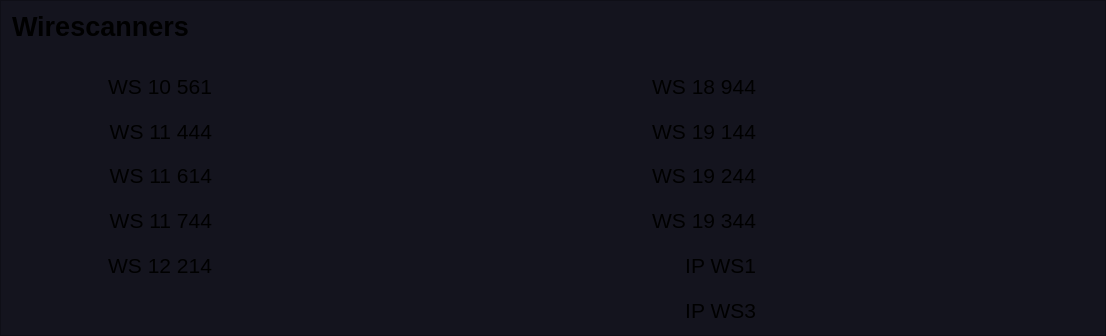
   <widget class="QFrame" name="frame_2">
    <property name="geometry">
     <rect>
      <x>440</x>
      <y>45</y>
      <width>1106</width>
      <height>336</height>
     </rect>
    </property>
    <property name="styleSheet">
     <string notr="true">background-color: rgb(20,20,30);

</string>
    </property>
    <property name="frameShape">
     <enum>QFrame::StyledPanel</enum>
    </property>
    <property name="frameShadow">
     <enum>QFrame::Raised</enum>
    </property>
    <layout class="QGridLayout" name="gridLayout_2">
     <property name="topMargin">
      <number>5</number>
     </property>
     <property name="bottomMargin">
      <number>5</number>
     </property>
     <property name="verticalSpacing">
      <number>5</number>
     </property>
     <item row="22" column="1">
      <widget class="PyDMLabel" name="PyDMLabel_65">
       <property name="font">
        <font>
         <pointsize>16</pointsize>
         <weight>50</weight>
         <bold>false</bold>
        </font>
       </property>
       <property name="toolTip">
        <string/>
       </property>
       <property name="styleSheet">
        <string notr="true">PyDMLabel {
  border-radius: 2px;
}
PyDMLabel[alarmSensitiveBorder=&quot;true&quot;][alarmSeverity=&quot;0&quot;] {
  background-color: rgb(0,0,10);
  color: rgb(0,255,0);
}</string>
       </property>
       <property name="alignment">
        <set>Qt::AlignCenter</set>
       </property>
       <property name="precision" stdset="0">
        <number>1</number>
       </property>
       <property name="showUnits" stdset="0">
        <bool>false</bool>
       </property>
       <property name="precisionFromPV" stdset="0">
        <bool>false</bool>
       </property>
       <property name="channel" stdset="0">
        <string>WIRE:LI11:744:HADSUCCESS</string>
       </property>
      </widget>
     </item>
     <item row="24" column="2">
      <widget class="QLabel" name="label_25">
       <property name="maximumSize">
        <size>
         <width>200</width>
         <height>16777215</height>
        </size>
       </property>
       <property name="font">
        <font>
         <pointsize>16</pointsize>
         <weight>50</weight>
         <bold>false</bold>
        </font>
       </property>
       <property name="text">
        <string>IP WS3</string>
       </property>
       <property name="alignment">
        <set>Qt::AlignRight|Qt::AlignTrailing|Qt::AlignVCenter</set>
       </property>
      </widget>
     </item>
     <item row="20" column="3">
      <widget class="PyDMLabel" name="PyDMLabel_71">
       <property name="font">
        <font>
         <pointsize>16</pointsize>
         <weight>50</weight>
         <bold>false</bold>
        </font>
       </property>
       <property name="toolTip">
        <string/>
       </property>
       <property name="styleSheet">
        <string notr="true">PyDMLabel {
  border-radius: 2px;
}
PyDMLabel[alarmSensitiveBorder=&quot;true&quot;][alarmSeverity=&quot;0&quot;] {
  background-color: rgb(0,0,10);
  color: rgb(0,255,0);
}</string>
       </property>
       <property name="alignment">
        <set>Qt::AlignCenter</set>
       </property>
       <property name="precision" stdset="0">
        <number>1</number>
       </property>
       <property name="showUnits" stdset="0">
        <bool>false</bool>
       </property>
       <property name="precisionFromPV" stdset="0">
        <bool>false</bool>
       </property>
       <property name="channel" stdset="0">
        <string>WIRE:LI19:144:HADSUCCESS</string>
       </property>
      </widget>
     </item>
     <item row="23" column="2">
      <widget class="QLabel" name="label_17">
       <property name="maximumSize">
        <size>
         <width>200</width>
         <height>16777215</height>
        </size>
       </property>
       <property name="font">
        <font>
         <pointsize>16</pointsize>
         <weight>50</weight>
         <bold>false</bold>
        </font>
       </property>
       <property name="text">
        <string>IP WS1</string>
       </property>
       <property name="alignment">
        <set>Qt::AlignRight|Qt::AlignTrailing|Qt::AlignVCenter</set>
       </property>
      </widget>
     </item>
     <item row="24" column="3">
      <widget class="PyDMLabel" name="PyDMLabel_77">
       <property name="font">
        <font>
         <pointsize>16</pointsize>
         <weight>50</weight>
         <bold>false</bold>
        </font>
       </property>
       <property name="toolTip">
        <string/>
       </property>
       <property name="styleSheet">
        <string notr="true">PyDMLabel {
  border-radius: 2px;
}
PyDMLabel[alarmSensitiveBorder=&quot;true&quot;][alarmSeverity=&quot;0&quot;] {
  background-color: rgb(0,0,10);
  color: rgb(0,255,0);
}</string>
       </property>
       <property name="alignment">
        <set>Qt::AlignCenter</set>
       </property>
       <property name="precision" stdset="0">
        <number>1</number>
       </property>
       <property name="showUnits" stdset="0">
        <bool>false</bool>
       </property>
       <property name="precisionFromPV" stdset="0">
        <bool>false</bool>
       </property>
       <property name="channel" stdset="0">
        <string>WIRE:LI20:3229:HADSUCCESS</string>
       </property>
      </widget>
     </item>
     <item row="22" column="3">
      <widget class="PyDMLabel" name="PyDMLabel_74">
       <property name="font">
        <font>
         <pointsize>16</pointsize>
         <weight>50</weight>
         <bold>false</bold>
        </font>
       </property>
       <property name="toolTip">
        <string/>
       </property>
       <property name="styleSheet">
        <string notr="true">PyDMLabel {
  border-radius: 2px;
}
PyDMLabel[alarmSensitiveBorder=&quot;true&quot;][alarmSeverity=&quot;0&quot;] {
  background-color: rgb(0,0,10);
  color: rgb(0,255,0);
}</string>
       </property>
       <property name="alignment">
        <set>Qt::AlignCenter</set>
       </property>
       <property name="precision" stdset="0">
        <number>1</number>
       </property>
       <property name="showUnits" stdset="0">
        <bool>false</bool>
       </property>
       <property name="precisionFromPV" stdset="0">
        <bool>false</bool>
       </property>
       <property name="channel" stdset="0">
        <string>WIRE:LI19:344:HADSUCCESS</string>
       </property>
      </widget>
     </item>
     <item row="21" column="1">
      <widget class="PyDMLabel" name="PyDMLabel_60">
       <property name="font">
        <font>
         <pointsize>16</pointsize>
         <weight>50</weight>
         <bold>false</bold>
        </font>
       </property>
       <property name="toolTip">
        <string/>
       </property>
       <property name="styleSheet">
        <string notr="true">PyDMLabel {
  border-radius: 2px;
}
PyDMLabel[alarmSensitiveBorder=&quot;true&quot;][alarmSeverity=&quot;0&quot;] {
  background-color: rgb(0,0,10);
  color: rgb(0,255,0);
}</string>
       </property>
       <property name="alignment">
        <set>Qt::AlignCenter</set>
       </property>
       <property name="precision" stdset="0">
        <number>1</number>
       </property>
       <property name="showUnits" stdset="0">
        <bool>false</bool>
       </property>
       <property name="precisionFromPV" stdset="0">
        <bool>false</bool>
       </property>
       <property name="channel" stdset="0">
        <string>WIRE:LI11:614:HADSUCCESS</string>
       </property>
      </widget>
     </item>
     <item row="19" column="1">
      <widget class="PyDMLabel" name="PyDMLabel_20">
       <property name="font">
        <font>
         <pointsize>16</pointsize>
         <weight>50</weight>
         <bold>false</bold>
        </font>
       </property>
       <property name="toolTip">
        <string/>
       </property>
       <property name="styleSheet">
        <string notr="true">PyDMLabel {
  border-radius: 2px;
}
PyDMLabel[alarmSensitiveBorder=&quot;true&quot;][alarmSeverity=&quot;0&quot;] {
  background-color: rgb(0,0,10);
  color: rgb(0,255,0);
}</string>
       </property>
       <property name="alignment">
        <set>Qt::AlignCenter</set>
       </property>
       <property name="precision" stdset="0">
        <number>1</number>
       </property>
       <property name="showUnits" stdset="0">
        <bool>false</bool>
       </property>
       <property name="precisionFromPV" stdset="0">
        <bool>false</bool>
       </property>
       <property name="channel" stdset="0">
        <string>WIRE:IN10:561:HADSUCCESS</string>
       </property>
      </widget>
     </item>
     <item row="23" column="1">
      <widget class="PyDMLabel" name="PyDMLabel_67">
       <property name="font">
        <font>
         <pointsize>16</pointsize>
         <weight>50</weight>
         <bold>false</bold>
        </font>
       </property>
       <property name="toolTip">
        <string/>
       </property>
       <property name="styleSheet">
        <string notr="true">PyDMLabel {
  border-radius: 2px;
}
PyDMLabel[alarmSensitiveBorder=&quot;true&quot;][alarmSeverity=&quot;0&quot;] {
  background-color: rgb(0,0,10);
  color: rgb(0,255,0);
}</string>
       </property>
       <property name="alignment">
        <set>Qt::AlignCenter</set>
       </property>
       <property name="precision" stdset="0">
        <number>1</number>
       </property>
       <property name="showUnits" stdset="0">
        <bool>false</bool>
       </property>
       <property name="precisionFromPV" stdset="0">
        <bool>false</bool>
       </property>
       <property name="channel" stdset="0">
        <string>WIRE:LI12:214:HADSUCCESS</string>
       </property>
      </widget>
     </item>
     <item row="22" column="0">
      <widget class="QLabel" name="label_37">
       <property name="maximumSize">
        <size>
         <width>200</width>
         <height>16777215</height>
        </size>
       </property>
       <property name="font">
        <font>
         <pointsize>16</pointsize>
         <weight>50</weight>
         <bold>false</bold>
        </font>
       </property>
       <property name="text">
        <string>WS 11 744</string>
       </property>
       <property name="alignment">
        <set>Qt::AlignRight|Qt::AlignTrailing|Qt::AlignVCenter</set>
       </property>
      </widget>
     </item>
     <item row="20" column="1">
      <widget class="PyDMLabel" name="PyDMLabel_57">
       <property name="font">
        <font>
         <pointsize>16</pointsize>
         <weight>50</weight>
         <bold>false</bold>
        </font>
       </property>
       <property name="toolTip">
        <string/>
       </property>
       <property name="styleSheet">
        <string notr="true">PyDMLabel {
  border-radius: 2px;
}
PyDMLabel[alarmSensitiveBorder=&quot;true&quot;][alarmSeverity=&quot;0&quot;] {
  background-color: rgb(0,0,10);
  color: rgb(0,255,0);
}</string>
       </property>
       <property name="alignment">
        <set>Qt::AlignCenter</set>
       </property>
       <property name="precision" stdset="0">
        <number>1</number>
       </property>
       <property name="showUnits" stdset="0">
        <bool>false</bool>
       </property>
       <property name="precisionFromPV" stdset="0">
        <bool>false</bool>
       </property>
       <property name="channel" stdset="0">
        <string>WIRE:LI11:444:HADSUCCESS</string>
       </property>
      </widget>
     </item>
     <item row="20" column="0">
      <widget class="QLabel" name="label_19">
       <property name="maximumSize">
        <size>
         <width>200</width>
         <height>16777215</height>
        </size>
       </property>
       <property name="font">
        <font>
         <pointsize>16</pointsize>
         <weight>50</weight>
         <bold>false</bold>
        </font>
       </property>
       <property name="text">
        <string>WS 11 444</string>
       </property>
       <property name="alignment">
        <set>Qt::AlignRight|Qt::AlignTrailing|Qt::AlignVCenter</set>
       </property>
      </widget>
     </item>
     <item row="19" column="3">
      <widget class="PyDMLabel" name="PyDMLabel_69">
       <property name="font">
        <font>
         <pointsize>16</pointsize>
         <weight>50</weight>
         <bold>false</bold>
        </font>
       </property>
       <property name="toolTip">
        <string/>
       </property>
       <property name="styleSheet">
        <string notr="true">PyDMLabel {
  border-radius: 2px;
}
PyDMLabel[alarmSensitiveBorder=&quot;true&quot;][alarmSeverity=&quot;0&quot;] {
  background-color: rgb(0,0,10);
  color: rgb(0,255,0);
}</string>
       </property>
       <property name="alignment">
        <set>Qt::AlignCenter</set>
       </property>
       <property name="precision" stdset="0">
        <number>1</number>
       </property>
       <property name="showUnits" stdset="0">
        <bool>false</bool>
       </property>
       <property name="precisionFromPV" stdset="0">
        <bool>false</bool>
       </property>
       <property name="channel" stdset="0">
        <string>WIRE:LI18:944:HADSUCCESS</string>
       </property>
      </widget>
     </item>
     <item row="19" column="2">
      <widget class="QLabel" name="label_28">
       <property name="maximumSize">
        <size>
         <width>200</width>
         <height>16777215</height>
        </size>
       </property>
       <property name="font">
        <font>
         <pointsize>16</pointsize>
         <weight>50</weight>
         <bold>false</bold>
        </font>
       </property>
       <property name="text">
        <string>WS 18 944</string>
       </property>
       <property name="alignment">
        <set>Qt::AlignRight|Qt::AlignTrailing|Qt::AlignVCenter</set>
       </property>
      </widget>
     </item>
     <item row="22" column="2">
      <widget class="QLabel" name="label_36">
       <property name="maximumSize">
        <size>
         <width>200</width>
         <height>16777215</height>
        </size>
       </property>
       <property name="font">
        <font>
         <pointsize>16</pointsize>
         <weight>50</weight>
         <bold>false</bold>
        </font>
       </property>
       <property name="text">
        <string>WS 19 344</string>
       </property>
       <property name="alignment">
        <set>Qt::AlignRight|Qt::AlignTrailing|Qt::AlignVCenter</set>
       </property>
      </widget>
     </item>
     <item row="20" column="2">
      <widget class="QLabel" name="label_30">
       <property name="maximumSize">
        <size>
         <width>200</width>
         <height>16777215</height>
        </size>
       </property>
       <property name="font">
        <font>
         <pointsize>16</pointsize>
         <weight>50</weight>
         <bold>false</bold>
        </font>
       </property>
       <property name="text">
        <string>WS 19 144</string>
       </property>
       <property name="alignment">
        <set>Qt::AlignRight|Qt::AlignTrailing|Qt::AlignVCenter</set>
       </property>
      </widget>
     </item>
     <item row="0" column="0" colspan="2">
      <widget class="QLabel" name="label_31">
       <property name="sizePolicy">
        <sizepolicy hsizetype="Expanding" vsizetype="Preferred">
         <horstretch>0</horstretch>
         <verstretch>0</verstretch>
        </sizepolicy>
       </property>
       <property name="minimumSize">
        <size>
         <width>0</width>
         <height>30</height>
        </size>
       </property>
       <property name="font">
        <font>
         <pointsize>20</pointsize>
         <weight>75</weight>
         <bold>true</bold>
        </font>
       </property>
       <property name="text">
        <string>Wirescanners</string>
       </property>
       <property name="alignment">
        <set>Qt::AlignLeading|Qt::AlignLeft|Qt::AlignVCenter</set>
       </property>
       <property name="wordWrap">
        <bool>true</bool>
       </property>
      </widget>
     </item>
     <item row="21" column="0">
      <widget class="QLabel" name="label_21">
       <property name="maximumSize">
        <size>
         <width>200</width>
         <height>16777215</height>
        </size>
       </property>
       <property name="font">
        <font>
         <pointsize>16</pointsize>
         <weight>50</weight>
         <bold>false</bold>
        </font>
       </property>
       <property name="text">
        <string>WS 11 614</string>
       </property>
       <property name="alignment">
        <set>Qt::AlignRight|Qt::AlignTrailing|Qt::AlignVCenter</set>
       </property>
      </widget>
     </item>
     <item row="23" column="0">
      <widget class="QLabel" name="label_24">
       <property name="maximumSize">
        <size>
         <width>200</width>
         <height>16777215</height>
        </size>
       </property>
       <property name="font">
        <font>
         <pointsize>16</pointsize>
         <weight>50</weight>
         <bold>false</bold>
        </font>
       </property>
       <property name="text">
        <string>WS 12 214</string>
       </property>
       <property name="alignment">
        <set>Qt::AlignRight|Qt::AlignTrailing|Qt::AlignVCenter</set>
       </property>
      </widget>
     </item>
     <item row="2" column="0" colspan="4">
      <widget class="PyDMDrawingLine" name="PyDMDrawingLine_6">
       <property name="minimumSize">
        <size>
         <width>0</width>
         <height>10</height>
        </size>
       </property>
       <property name="maximumSize">
        <size>
         <width>16777215</width>
         <height>10</height>
        </size>
       </property>
       <property name="toolTip">
        <string/>
       </property>
       <property name="brush" stdset="0">
        <brush brushstyle="SolidPattern">
         <color alpha="255">
          <red>200</red>
          <green>200</green>
          <blue>200</blue>
         </color>
        </brush>
       </property>
       <property name="penColor" stdset="0">
        <color>
         <red>80</red>
         <green>80</green>
         <blue>80</blue>
        </color>
       </property>
       <property name="penWidth" stdset="0">
        <double>1.000000000000000</double>
       </property>
      </widget>
     </item>
     <item row="23" column="3">
      <widget class="PyDMLabel" name="PyDMLabel_76">
       <property name="font">
        <font>
         <pointsize>16</pointsize>
         <weight>50</weight>
         <bold>false</bold>
        </font>
       </property>
       <property name="toolTip">
        <string/>
       </property>
       <property name="styleSheet">
        <string notr="true">PyDMLabel {
  border-radius: 2px;
}
PyDMLabel[alarmSensitiveBorder=&quot;true&quot;][alarmSeverity=&quot;0&quot;] {
  background-color: rgb(0,0,10);
  color: rgb(0,255,0);
}</string>
       </property>
       <property name="alignment">
        <set>Qt::AlignCenter</set>
       </property>
       <property name="precision" stdset="0">
        <number>1</number>
       </property>
       <property name="showUnits" stdset="0">
        <bool>false</bool>
       </property>
       <property name="precisionFromPV" stdset="0">
        <bool>false</bool>
       </property>
       <property name="channel" stdset="0">
        <string>WIRE:LI20:3179:HADSUCCESS</string>
       </property>
      </widget>
     </item>
     <item row="19" column="0">
      <widget class="QLabel" name="label_18">
       <property name="maximumSize">
        <size>
         <width>200</width>
         <height>16777215</height>
        </size>
       </property>
       <property name="font">
        <font>
         <pointsize>16</pointsize>
         <weight>50</weight>
         <bold>false</bold>
        </font>
       </property>
       <property name="text">
        <string>WS 10 561</string>
       </property>
       <property name="alignment">
        <set>Qt::AlignRight|Qt::AlignTrailing|Qt::AlignVCenter</set>
       </property>
      </widget>
     </item>
     <item row="21" column="2">
      <widget class="QLabel" name="label_35">
       <property name="maximumSize">
        <size>
         <width>200</width>
         <height>16777215</height>
        </size>
       </property>
       <property name="font">
        <font>
         <pointsize>16</pointsize>
         <weight>50</weight>
         <bold>false</bold>
        </font>
       </property>
       <property name="text">
        <string>WS 19 244</string>
       </property>
       <property name="alignment">
        <set>Qt::AlignRight|Qt::AlignTrailing|Qt::AlignVCenter</set>
       </property>
      </widget>
     </item>
     <item row="21" column="3">
      <widget class="PyDMLabel" name="PyDMLabel_73">
       <property name="font">
        <font>
         <pointsize>16</pointsize>
         <weight>50</weight>
         <bold>false</bold>
        </font>
       </property>
       <property name="toolTip">
        <string/>
       </property>
       <property name="styleSheet">
        <string notr="true">PyDMLabel {
  border-radius: 2px;
}
PyDMLabel[alarmSensitiveBorder=&quot;true&quot;][alarmSeverity=&quot;0&quot;] {
  background-color: rgb(0,0,10);
  color: rgb(0,255,0);
}</string>
       </property>
       <property name="alignment">
        <set>Qt::AlignCenter</set>
       </property>
       <property name="precision" stdset="0">
        <number>1</number>
       </property>
       <property name="showUnits" stdset="0">
        <bool>false</bool>
       </property>
       <property name="precisionFromPV" stdset="0">
        <bool>false</bool>
       </property>
       <property name="channel" stdset="0">
        <string>WIRE:LI19:244:HADSUCCESS</string>
       </property>
      </widget>
     </item>
    </layout>
   </widget>
